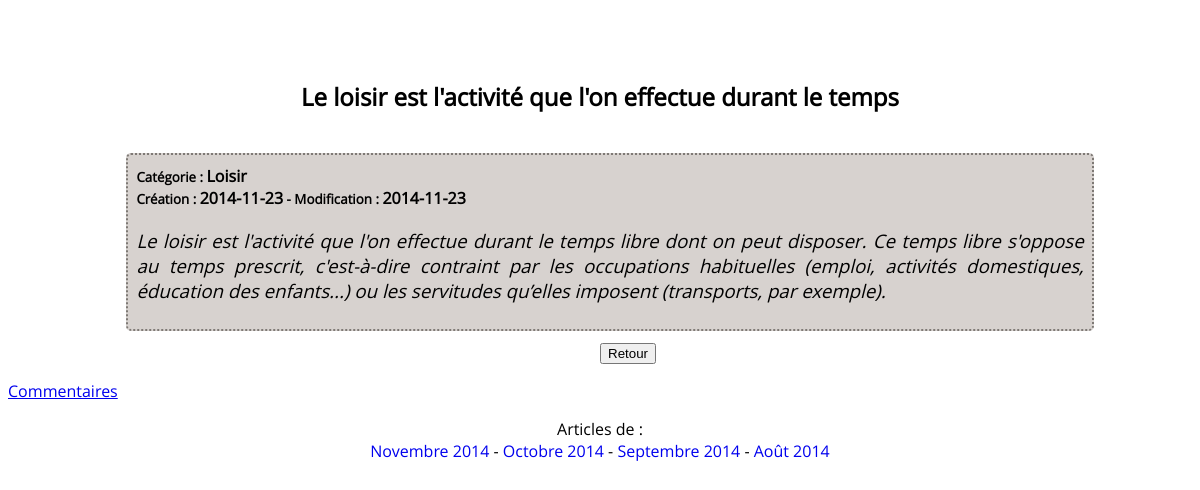
Page /contenu.php?id=102 on the committed database.
### tables this page shows
CREATE TABLE IF NOT EXISTS `news` (
  `id` smallint(5) unsigned NOT NULL AUTO_INCREMENT,
  `id_auteur` int(11) NOT NULL,
  `titre` varchar(100) NOT NULL,
  `contenu` varchar(500) NOT NULL,
  `categorie` int(11) DEFAULT NULL,
  `image` varchar(50) NOT NULL,
  `dateAjout` timestamp NOT NULL DEFAULT CURRENT_TIMESTAMP,
  `dateModif` timestamp NOT NULL DEFAULT '0000-00-00 00:00:00',
  PRIMARY KEY (`id`)
);

CREATE TABLE IF NOT EXISTS `categories` (
  `id_categorie` int(11) NOT NULL AUTO_INCREMENT,
  `type` int(11) NOT NULL,
  `libelle` varchar(50) NOT NULL,
  PRIMARY KEY (`id_categorie`)
);

### includes/autoload.php (called while the page is built, shortened)
<?php
function my_autoload($class)
{
  $filepath = str_replace("_", "/", $class);
  $filepath .= '.class.php';
}

### Helper/Database.class.php (called while the page is built, shortened)
<?php
class Helper_Database
{
    private $db;
    public function __construct()
    {
    	$config = new Helper_Config("config.ini");
        $user       = $config->get("user", "database");
        $password   = $config->get("password", "database");
        $dns        = $config->get("dns", "database");
        $dbname     = $config->get("dbname", "database");
        $this->db = new PDO( $dns . "; dbname=" . $dbname , $user,  $password);
        $this->db->exec("SET NAMES UTF8");
    }
    public function queryOne($queryString, $data=array())
        {
           $req=$this->db->prepare($queryString);
           $req->execute($data);
           $result=$req->fetch(PDO::FETCH_ASSOC);
           return $result;
        }
}

### Helper/Config.class.php (called while the page is built, shortened)
<?php
class Helper_Config
{
	private $_data;
    public function loadFile($file)
    {
    	if(file_exists($file))
    	{
        	$this->_data = parse_ini_file($file, true);
        }
        else
        {
        	error_log($file . ' not found');
        }
    }
    public function get($value, $rubrique=false)
    {
    	if (empty($rubrique))
    	{
    		return $this->_data[$value];
    	}
    	else
    	{
        	return $this->_data[$rubrique][$value];
        }
    }
}

### Model/Post.class.php (called while the page is built, shortened)
<?php
class Model_Post
{
    private $db;
    public function __construct()
    {
        $this->db = new Helper_Database();
    }
    public function getPost($id)
    {
        $nom=$this->db->queryOne("select * from news
                inner join categories on categories.id_categorie = news.categorie
                where id=?", array($id));
        return $nom;
    }
}

### contenu.php (the view, shortened to what this page needs)
<?php
include 'includes/autoload.php';
include 'header.phtml';
$id = $_GET['id'];
$posts = new Model_Post();
$nompst = $posts->getPost($id);
  require_once ('includes/autoload.php');
  echo '<section class="section_blog_contenu_news">';
  echo '<h1 style="text-align: center">' . $nompst['titre'] . '</h1>';
  echo '<div class="blog_contenu_news">';
  echo '<p class="contenu_titre">';
    echo 'Catégorie : ' .
          '<span class="texte">'  . $nompst['libelle']  . '</span><br/>';
    echo 'Création : ' . '<span class="texte">'  . substr($nompst['dateAjout'],0,10)  . '</span>' .
         ' - Modification : '. '<span class="texte">'  . substr($nompst['dateModif'],0,10)  . '</span>' .
        '</p>';
  echo '<p class="contenu">' . $nompst['contenu']  . '</p>';
  echo '</div>';
  echo'<a class="blog_contenu_news_retour" href="post.php?page=' . $_SESSION["page"] .'" ><input type="button" value="Retour"> </a>';
  echo '</section>';
  echo '<p>' . '<a href="commentaire.php?id=' . $nompst['id'] .'"> Commentaires </a>' . '</p>';
include 'footer.phtml';

### blog.css (style rules this page uses)
body { font-family: "Open Sans", Helvetica, Arial, sans-serif; }
h1 { font-style: normal; font-weight: bold; margin-bottom: 40px; }
p { font-style: normal; font-weight: normal; }
.blog_contenu_news_retour { padding-left: 50%; }
div { margin-bottom: 10px; }
.texte { font-style: normal; font-weight: bold; font-size: 12pt; }
.contenu { font-style: italic; font-weight: normal; font-size: 14pt; padding-left: 0px; text-align: justify; }
.section_blog_contenu_news { margin-left: 10%; margin-right: 10%; margin-top: 80px; }
.contenu_titre { font-style: normal; font-weight: bold; font-size: 10pt; margin-top: 2px; }
.blog_contenu_news { width: 100%; border-style: dotted; border-width: 2px; border-color: #7e7975; border-radius: 5px; padding: 8px; background: #d7d2cf; }
.contenu_titre { font-style: normal; font-weight: bold; font-size: 10pt; }

### rows in the picture
news: titre "Le loisir est l'activité que l'on effectue durant le temps", categories.libelle "Loisir", dateAjout "2014-11-23", dateModif "2014-11-23", contenu "Le loisir est l'activité que l'on effectue durant le temps libre dont on peut disposer. Ce temps libre s'oppose au temps prescrit, c'est-à-dire contraint par les occupations habituelles (emploi, activités domestiques, éducation des enfants...) ou les servitudes qu’elles imposent (transports, par exemple)."
